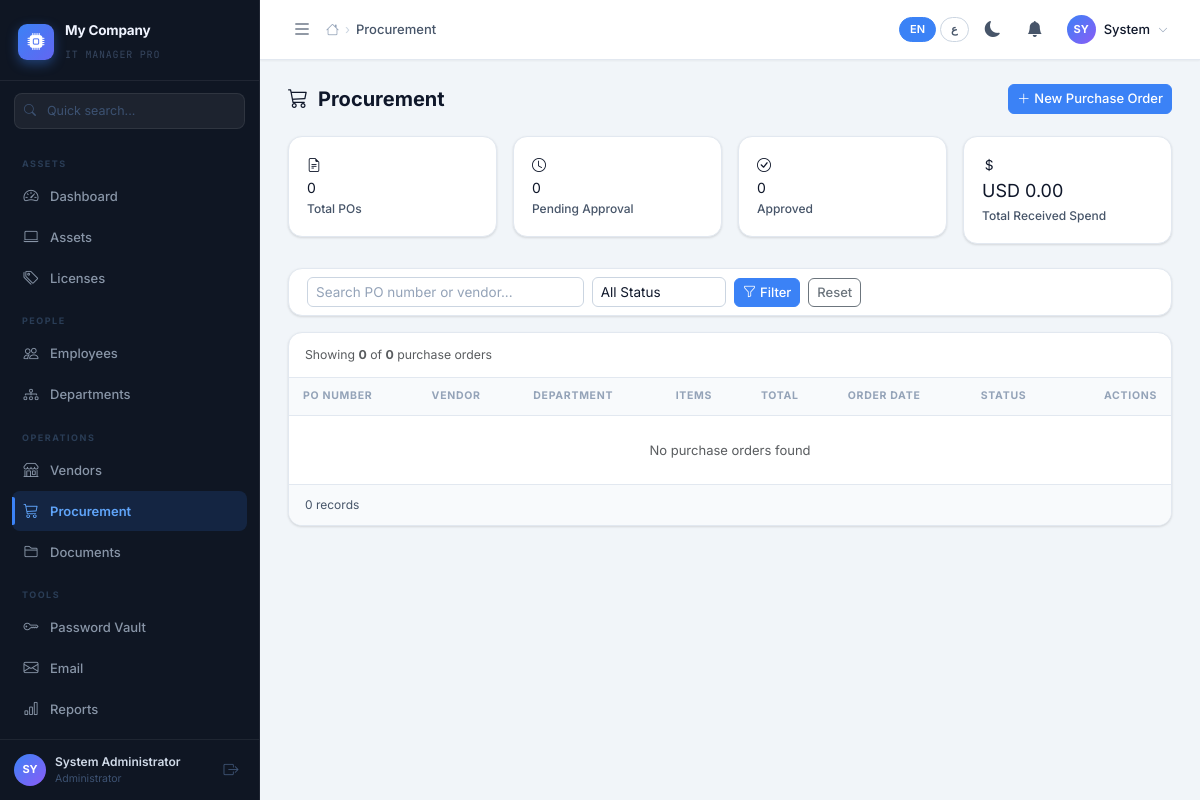
The app's page /pages/procurement.php (signed in) with its own data.
### tables this page shows
CREATE TABLE IF NOT EXISTS `users` (
  `id`             INT UNSIGNED AUTO_INCREMENT PRIMARY KEY,
  `username`       VARCHAR(50)  NOT NULL UNIQUE,
  `email`          VARCHAR(150) NOT NULL UNIQUE,
  `password_hash`  VARCHAR(255) NOT NULL,
  `role_id`        INT UNSIGNED NOT NULL,
  `department_id`  INT UNSIGNED NULL,
  `full_name`      VARCHAR(150) NOT NULL,
  `phone`          VARCHAR(30),
  `job_title`      VARCHAR(100),
  `avatar`         VARCHAR(255),
  `employee_id`    VARCHAR(50)  UNIQUE,
  `status`         ENUM('active','inactive','suspended') DEFAULT 'active',
  `vault_key_hash` VARCHAR(255) NULL,
  `vault_salt`     VARCHAR(64)  NULL,
  `theme`          ENUM('light','dark') DEFAULT 'light',
  `language`       ENUM('en','ar')      DEFAULT 'en',
  `last_login`     TIMESTAMP NULL,
  `login_attempts` TINYINT  DEFAULT 0,
  `locked_until`   TIMESTAMP NULL,
  `created_at`     TIMESTAMP DEFAULT CURRENT_TIMESTAMP,
  `updated_at`     TIMESTAMP DEFAULT CURRENT_TIMESTAMP ON UPDATE CURRENT_TIMESTAMP,
  FOREIGN KEY (`role_id`)       REFERENCES `roles`(`id`),
  FOREIGN KEY (`department_id`) REFERENCES `departments`(`id`) ON DELETE SET NULL
);

CREATE TABLE IF NOT EXISTS `roles` (
  `id`          INT UNSIGNED AUTO_INCREMENT PRIMARY KEY,
  `name`        VARCHAR(50)  NOT NULL UNIQUE,
  `description` VARCHAR(255),
  `is_system`   TINYINT(1)   DEFAULT 0,
  `color`       VARCHAR(20)  DEFAULT 'primary',
  `created_at`  TIMESTAMP    DEFAULT CURRENT_TIMESTAMP
);

### pages/procurement.php (the view, shortened to what the rows shown need)
<?php
require_once __DIR__ . '/../includes/bootstrap.php';
$auth->requirePermission('procurement', 'view');
$viewPO = null;
$statusColors = ['draft'=>'secondary','approved'=>'primary','received'=>'success','cancelled'=>'danger'];
include APP_ROOT . '/includes/header.php';
?>
<div class="page-header">
  <h1 class="page-title"><i class="bi bi-cart3"></i> Procurement</h1>
</div>
<?php if ($viewPO): ?>
<div class="d-flex justify-content-between align-items-center mb-4">
  <h4 class="mb-0 fw-bold">PO: <span class="text-primary mono"><?= h($viewPO['po_number']) ?></span></h4>
  <div class="d-flex gap-2">
    <?php if ($auth->can('procurement','edit') && $viewPO['status']==='draft'): ?>
    <button class="btn btn-sm btn-success" onclick="updatePOStatus(<?= $viewPO['id'] ?>,'approved')"><i class="bi bi-check2 me-1"></i>Approve</button>
    <button class="btn btn-sm btn-info text-white" onclick="updatePOStatus(<?= $viewPO['id'] ?>,'received')"><i class="bi bi-box-seam me-1"></i>Mark Received</button>
    <button class="btn btn-sm btn-outline-danger" onclick="updatePOStatus(<?= $viewPO['id'] ?>,'cancelled')"><i class="bi bi-x me-1"></i>Cancel</button>
    <?php endif; ?>
    <a href="<?= APP_URL ?>/pages/procurement.php" class="btn btn-sm btn-outline-secondary"><i class="bi bi-arrow-left me-1"></i>Back</a>
  </div>
</div>
<div class="row g-4">
  <div class="col-md-4">
    <div class="card mb-3">
      <div class="card-header"><i class="bi bi-info-circle text-primary"></i> PO Details</div>
      <div class="card-body">
        <?php
        $fields = [
          'Status'     => '<span class="badge bg-'.($statusColors[$viewPO['status']]??'secondary').'">'.ucfirst($viewPO['status']).'</span>',
          'Vendor'     => h($viewPO['vendor_name']??'—'),
          'Department' => h($viewPO['dept_name']??'—'),
          'Created By' => h($viewPO['created_by_name']??'—'),
          'Order Date' => formatDate($viewPO['ordered_at']),
          'Received'   => formatDate($viewPO['received_at']),
          'Total'      => '<strong class="text-success">'.formatMoney((float)$viewPO['total_amount']).'</strong>',
        ];
        foreach ($fields as $label => $val): ?>
        <div class="mb-3">
          <div class="text-muted" style="font-size:11px;text-transform:uppercase;font-weight:700;letter-spacing:.6px;"><?= $label ?></div>
          <div><?= $val ?></div>
        </div>
        <?php endforeach; ?>
        <?php if ($viewPO['notes']): ?>
        <div class="mb-2">
          <div class="text-muted" style="font-size:11px;text-transform:uppercase;font-weight:700;letter-spacing:.6px;">Notes</div>
          <div style="font-size:13px;"><?= h($viewPO['notes']) ?></div>
        </div>
        <?php endif; ?>
      </div>
    </div>
  </div>
  <div class="col-md-8">
    <div class="card">
      <div class="card-header"><i class="bi bi-list-check text-primary"></i> Line Items</div>
      <div class="card-body p-0">
        <table class="table mb-0">
          <thead><tr><th>#</th><th>Description</th><th>Qty</th><th>Unit Price</th><th>Total</th></tr></thead>
          <tbody>
            <?php foreach ($viewPO['items'] as $i => $item): ?>
            <tr>
              <td class="text-muted"><?= $i+1 ?></td>
              <td><?= h($item['description']) ?></td>
              <td><?= number_format($item['quantity']) ?></td>
              <td class="mono"><?= formatMoney($item['unit_price']) ?></td>
              <td class="mono fw-semibold"><?= formatMoney($item['total_price']) ?></td>
            </tr>
            <?php endforeach; ?>
            <?php if (empty($viewPO['items'])): ?>
            <tr><td colspan="5" class="text-center py-3 text-muted">No items</td></tr>
            <?php endif; ?>
          </tbody>
          <tfoot>
            <tr class="table-active fw-bold">
              <td colspan="4" class="text-end">Grand Total:</td>
              <td class="mono text-success"><?= formatMoney((float)$viewPO['total_amount']) ?></td>
            </tr>
          </tfoot>
        </table>
      </div>
    </div>
  </div>
</div>
<?php else: ?>
<div class="table-card">
  <div class="table-responsive">
    <table class="table table-hover" id="poTable">
      <thead><tr><th>PO Number</th><th>Vendor</th><th>Department</th><th>Items</th><th>Total</th><th>Order Date</th><th>Status</th><th class="text-end">Actions</th></tr></thead>
    </table>
  </div>
</div>
<?php endif; ?>
<?php include APP_ROOT . '/includes/footer.php'; ?>

### includes/header.php (shortened to what the rows shown need)
<?php
$currentUser = $auth->getUser();
$theme       = $auth->getTheme();
$lang        = $auth->getLang();
$isRTL       = ($lang === 'ar');
$dir         = $isRTL ? 'rtl' : 'ltr';
?>
<!DOCTYPE html>
<html lang="<?= h($lang) ?>" dir="<?= $dir ?>" data-bs-theme="<?= h($theme) ?>">
<head>
<link rel="stylesheet" href="https://cdn.jsdelivr.net/npm/bootstrap@5.3.3/dist/css/bootstrap.min.css">
<link rel="stylesheet" href="https://cdn.jsdelivr.net/npm/bootstrap-icons@1.11.3/font/bootstrap-icons.min.css">
<link rel="stylesheet" href="<?= APP_URL ?>/assets/css/app.css">
</head>
<body>
<aside class="sidebar" id="appSidebar">
  <div class="sidebar-footer">
    <a href="<?= APP_URL ?>/pages/profile.php" class="sb-user-link">
      <div class="sb-avatar">
        <?php if (!empty($currentUser['avatar']) && file_exists(UPLOAD_DIR.'avatars/'.$currentUser['avatar'])): ?>
          <img src="<?= APP_URL ?>/uploads/avatars/<?= h($currentUser['avatar']) ?>" alt="">
        <?php else: ?>
          <?= h(mb_strtoupper(mb_substr($currentUser['full_name'] ?? 'U', 0, 2))) ?>
        <?php endif; ?>
      </div>
      <div>
        <span class="sb-user-name"><?= h($currentUser['full_name']) ?></span>
        <span class="sb-user-role"><?= h($currentUser['role_name']) ?></span>
      </div>
    </a>
  </div>
</aside>
<div class="main-wrapper" id="mainWrapper">
  <header class="topbar">
    <div class="topbar-right">
      <div class="dropdown">
        <button class="tb-user-btn" data-bs-toggle="dropdown">
          <div class="tb-avatar">
            <?php if (!empty($currentUser['avatar']) && file_exists(UPLOAD_DIR.'avatars/'.$currentUser['avatar'])): ?>
              <img src="<?= APP_URL ?>/uploads/avatars/<?= h($currentUser['avatar']) ?>" alt="">
            <?php else: ?>
              <?= h(mb_strtoupper(mb_substr($currentUser['full_name']??'U',0,2))) ?>
            <?php endif; ?>
          </div>
          <span class="d-none d-md-inline"><?= h(explode(' ',$currentUser['full_name'])[0]) ?></span>
          <i class="bi bi-chevron-down" style="font-size:10px;color:var(--text-3)"></i>
        </button>
      </div>
    </div>
  </header>
  <main class="page-body">

### records on screen
users: full_name "SY", full_name "System Administrator", role.name "Administrator", full_name "System"

### other values on screen
$companyName "My Company"
$label "ASSETS"
$name "Dashboard"
$name "Assets"
$name "Licenses"
$label "PEOPLE"
$name "Employees"
$name "Departments"
$label "OPERATIONS"
$name "Vendors"
$name "Procurement"
$name "Documents"
$label "TOOLS"
$name "Password Vault"
$name "Email"
